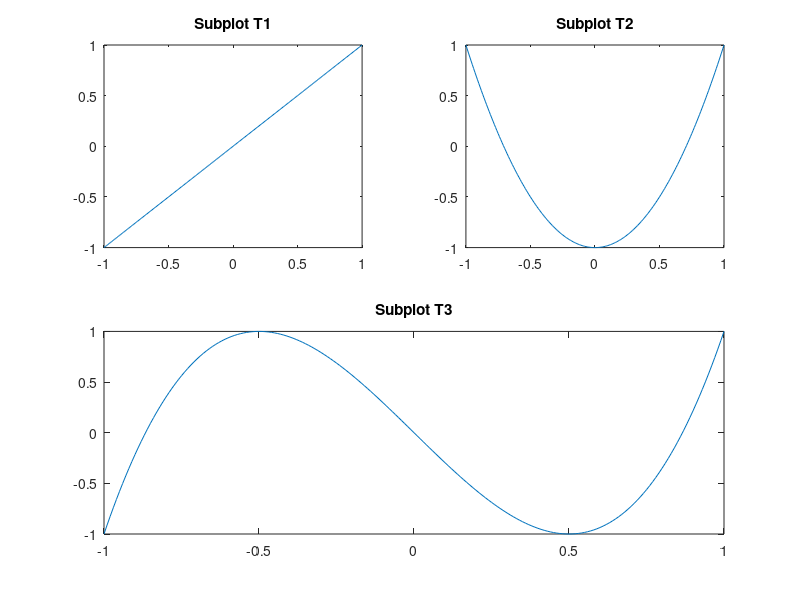

MATLAB code for this plot:
%% a. Chebyshev polynomials of the first kind are defined by
%%          Tn(t) = cos(n * arccos(t)) , t =[1;1]

t = -1 : 0.01 : 1;
T1 = cos(acos(t));
T2 = cos(2 * acos(t));
T3 = cos(3 * acos(t));

subplot(2,2,1);
plot(t, T1);
title('Subplot T1');

subplot(2,2,2);
plot(t, T2);
title('Subplot T2');

subplot(2,2,[3,4]);
plot(t, T3);
title('Subplot T3');

